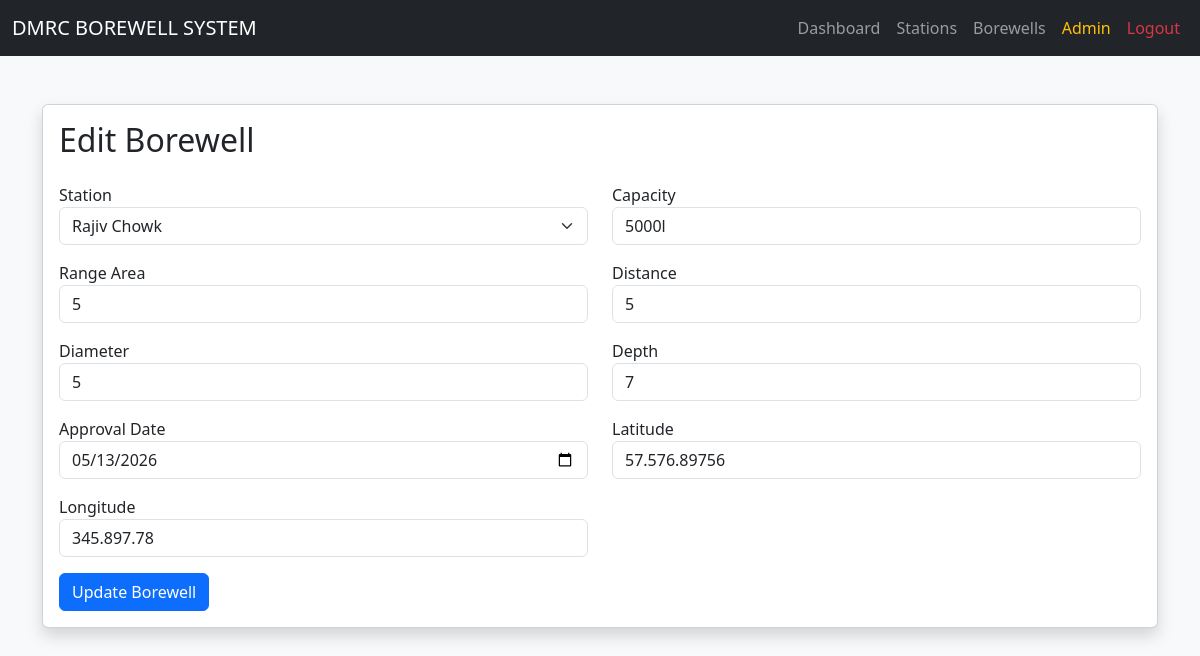
Screenshot of /borewell/edit.php?id=1 (signed in) with the database file from the repository.
### tables this page shows
CREATE TABLE `borewell` (
  `borewell_id` int NOT NULL,
  `station` int DEFAULT NULL,
  `borewell_code` varchar(50) DEFAULT NULL,
  `num_of_borewells` int DEFAULT NULL,
  `capacity` varchar(50) DEFAULT NULL,
  `range_area` varchar(100) DEFAULT NULL,
  `distance` varchar(50) DEFAULT NULL,
  `diameter` varchar(50) DEFAULT NULL,
  `depth` varchar(50) DEFAULT NULL,
  `approval_date` date DEFAULT NULL,
  `validity_years` int DEFAULT NULL,
  `expiry_date` date DEFAULT NULL,
  `photo` varchar(255) DEFAULT NULL,
  `created_by` varchar(100) DEFAULT NULL,
  `latitude` varchar(50) DEFAULT NULL,
  `longitude` varchar(50) DEFAULT NULL,
  `created_at` timestamp NULL DEFAULT CURRENT_TIMESTAMP
);

CREATE TABLE `station` (
  `station_id` int NOT NULL,
  `station_code` varchar(20) DEFAULT NULL,
  `station_name` varchar(100) DEFAULT NULL,
  `line_id` int DEFAULT NULL,
  `latitude` varchar(50) DEFAULT NULL,
  `longitude` varchar(50) DEFAULT NULL,
  `created_at` timestamp NULL DEFAULT CURRENT_TIMESTAMP
);

### borewell/edit.php (the view, shortened to what this page needs)
<?php
include("../config/db.php");
$id = $_GET['id'];
$getQuery = "
SELECT *
FROM borewell
WHERE borewell_id = '$id'
";
$getResult = mysqli_query($conn, $getQuery);
$row = mysqli_fetch_assoc($getResult);
?>
<!DOCTYPE html>
<html>
<head>
<link
href="https://cdn.jsdelivr.net/npm/bootstrap@5.3.3/dist/css/bootstrap.min.css"
rel="stylesheet">
</head>
<body class="bg-light">
<?php include("../includes/navbar.php"); ?>
<div class="container mt-5">
<div class="card shadow">
<div class="card-body">
<h2 class="mb-4">
Edit Borewell
</h2>
<form method="POST">
<div class="row">
<div class="col-md-6 mb-3">
<label>Station</label>
<select
name="station"
class="form-select">
<?php
$stationQuery = "SELECT * FROM station";
$stationResult = mysqli_query($conn, $stationQuery);
while($stationRow = mysqli_fetch_assoc($stationResult)) {
?>
<option
value="<?php echo $stationRow['station_id']; ?>"
<?php
if($row['station'] == $stationRow['station_id']) {
echo "selected";
}
?>
>
<?php echo $stationRow['station_name']; ?>
</option>
<?php } ?>
</select>
</div>
<div class="col-md-6 mb-3">
<label>Capacity</label>
<input
type="text"
name="capacity"
class="form-control"
value="<?php echo $row['capacity']; ?>">
</div>
<div class="col-md-6 mb-3">
<label>Range Area</label>
<input
type="text"
name="range_area"
class="form-control"
value="<?php echo $row['range_area']; ?>">
</div>
<div class="col-md-6 mb-3">
<label>Distance</label>
<input
type="text"
name="distance"
class="form-control"
value="<?php echo $row['distance']; ?>">
</div>
<div class="col-md-6 mb-3">
<label>Diameter</label>
<input
type="text"
name="diameter"
class="form-control"
value="<?php echo $row['diameter']; ?>">
</div>
<div class="col-md-6 mb-3">
<label>Depth</label>
<input
type="text"
name="depth"
class="form-control"
value="<?php echo $row['depth']; ?>">
</div>
<div class="col-md-6 mb-3">
<label>Approval Date</label>
<input
type="date"
name="approval_date"
class="form-control"
value="<?php echo $row['approval_date']; ?>">
</div>
<div class="col-md-6 mb-3">
<label>Latitude</label>
<input
type="text"
name="latitude"
class="form-control"
value="<?php echo $row['latitude']; ?>">
</div>
<div class="col-md-6 mb-3">
<label>Longitude</label>
<input
type="text"
name="longitude"
class="form-control"
value="<?php echo $row['longitude']; ?>">
</div>
</div>
<button
type="submit"
name="update"
class="btn btn-primary">
Update Borewell
</button>
</form>
</div>
</div>
</div>
</body>
</html>

### rows the page displays
borewell: station "Rajiv Chowk", capacity "5000l", range_area "5", distance "5", diameter "5", depth "7", approval_date "05/13/2026", latitude "57.576.89756", longitude "345.897.78"

### other values shown
$_SESSION['name'] "Admin"
